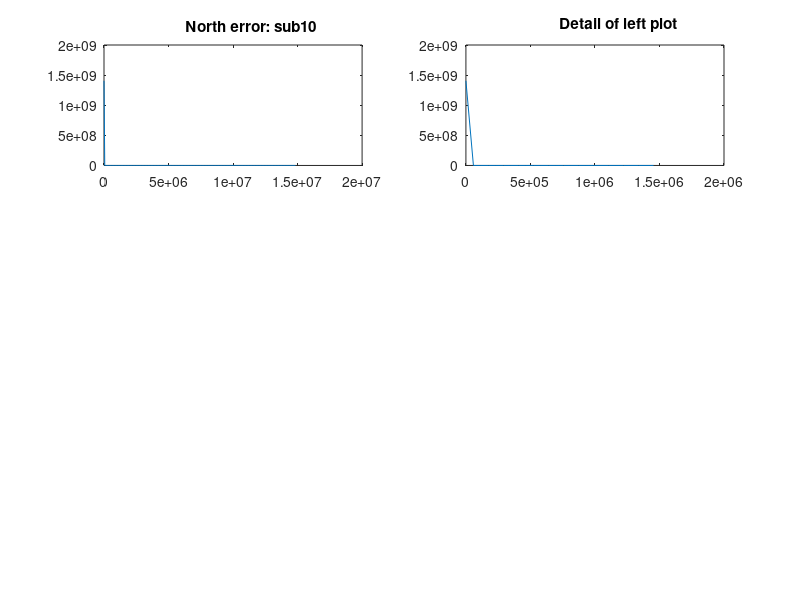

This chart was generated by the following MATLAB code:
figure(1); clf; hold on;
subplot(3, 2, 2*1-1);
X = linspace(0.000, 14826558.000, 256);
Y = [1405181108 13957 2609 1277 728 481 350 297 226 199 166 145 116 93 94 71 76 52 63 69 45 47 35 33 42 32 35 36 25 25 32 28 25 21 20 25 20 18 13 22 22 20 17 18 16 13 19 14 16 8 9 13 14 10 12 11 7 8 11 10 11 8 8 8 8 4 9 10 9 3 5 12 8 10 6 2 4 4 3 3 6 4 11 12 10 6 6 11 6 3 7 5 2 4 6 3 1 0 10 6 2 4 3 4 4 5 2 4 3 5 1 1 0 7 2 3 3 1 4 5 0 3 3 0 2 2 6 4 3 1 1 1 0 1 0 2 2 4 2 2 4 2 1 1 6 5 3 3 0 2 0 2 5 3 1 2 1 2 2 3 1 2 1 2 1 2 3 1 0 1 2 3 1 1 0 0 2 0 3 2 3 3 2 2 2 1 1 1 0 2 0 1 1 0 0 0 1 0 1 2 0 0 1 3 1 1 0 3 3 1 1 1 2 1 0 1 3 0 2 1 3 0 2 0 0 2 1 1 1 1 0 2 0 3 0 0 0 1 0 1 2 1 1 1 2 0 0 2 2 0 0 1 1 3 2 487];
plot(X, Y); title('         North error: sub10'); axis on;

I=find(X < 0.1*14826558.000);
subplot(3, 2, 2*1);

plot(X(I), Y(I));title('            Detail of left plot')

print ('-dpng', 'sub10.png', '-r800');
disp('Saving sub10.png');
